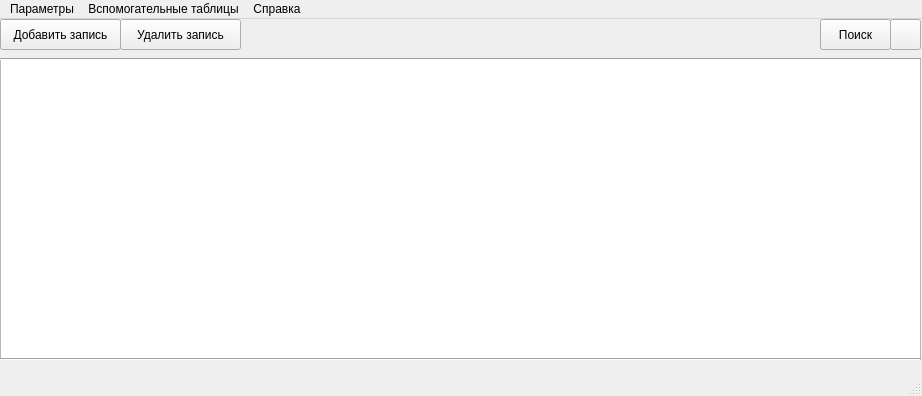
<?xml version="1.0" encoding="UTF-8"?>
<ui version="4.0">
 <class>MainWindow</class>
 <widget class="QMainWindow" name="MainWindow">
  <property name="geometry">
   <rect>
    <x>0</x>
    <y>0</y>
    <width>922</width>
    <height>396</height>
   </rect>
  </property>
  <property name="windowTitle">
   <string>Меню</string>
  </property>
  <property name="windowIcon">
   <iconset>
    <normaloff>../icons/database.png</normaloff>../icons/database.png</iconset>
  </property>
  <widget class="QWidget" name="centralwidget">
   <widget class="QTableView" name="tableView">
    <property name="geometry">
     <rect>
      <x>0</x>
      <y>40</y>
      <width>921</width>
      <height>301</height>
     </rect>
    </property>
   </widget>
   <widget class="QPushButton" name="add_button">
    <property name="geometry">
     <rect>
      <x>0</x>
      <y>0</y>
      <width>121</width>
      <height>31</height>
     </rect>
    </property>
    <property name="text">
     <string>Добавить запись</string>
    </property>
    <property name="icon">
     <iconset>
      <normaloff>../icons/add.png</normaloff>../icons/add.png</iconset>
    </property>
    <property name="iconSize">
     <size>
      <width>16</width>
      <height>16</height>
     </size>
    </property>
   </widget>
   <widget class="QPushButton" name="search_button">
    <property name="geometry">
     <rect>
      <x>820</x>
      <y>0</y>
      <width>71</width>
      <height>31</height>
     </rect>
    </property>
    <property name="text">
     <string>Поиск</string>
    </property>
    <property name="icon">
     <iconset>
      <normaloff>../icons/search.png</normaloff>../icons/search.png</iconset>
    </property>
    <property name="iconSize">
     <size>
      <width>16</width>
      <height>16</height>
     </size>
    </property>
   </widget>
   <widget class="QPushButton" name="delete_button">
    <property name="geometry">
     <rect>
      <x>120</x>
      <y>0</y>
      <width>121</width>
      <height>31</height>
     </rect>
    </property>
    <property name="text">
     <string>Удалить запись</string>
    </property>
    <property name="icon">
     <iconset>
      <normaloff>../icons/cancel.png</normaloff>../icons/cancel.png</iconset>
    </property>
    <property name="iconSize">
     <size>
      <width>16</width>
      <height>16</height>
     </size>
    </property>
   </widget>
   <widget class="Line" name="line">
    <property name="geometry">
     <rect>
      <x>0</x>
      <y>30</y>
      <width>921</width>
      <height>20</height>
     </rect>
    </property>
    <property name="orientation">
     <enum>Qt::Horizontal</enum>
    </property>
   </widget>
   <widget class="Line" name="line_2">
    <property name="geometry">
     <rect>
      <x>0</x>
      <y>330</y>
      <width>921</width>
      <height>20</height>
     </rect>
    </property>
    <property name="orientation">
     <enum>Qt::Horizontal</enum>
    </property>
   </widget>
   <widget class="QPushButton" name="refresh_button">
    <property name="geometry">
     <rect>
      <x>890</x>
      <y>0</y>
      <width>31</width>
      <height>31</height>
     </rect>
    </property>
    <property name="text">
     <string/>
    </property>
    <property name="icon">
     <iconset>
      <normaloff>../icons/refresh.png</normaloff>../icons/refresh.png</iconset>
    </property>
    <property name="iconSize">
     <size>
      <width>16</width>
      <height>16</height>
     </size>
    </property>
   </widget>
  </widget>
  <widget class="QMenuBar" name="menubar">
   <property name="geometry">
    <rect>
     <x>0</x>
     <y>0</y>
     <width>922</width>
     <height>21</height>
    </rect>
   </property>
   <widget class="QMenu" name="menu">
    <property name="title">
     <string>Параметры</string>
    </property>
    <widget class="QMenu" name="menu_2">
     <property name="title">
      <string>Тип база данных</string>
     </property>
     <widget class="QMenu" name="menuSQLite">
      <property name="title">
       <string>SQLite</string>
      </property>
      <addaction name="action_2"/>
      <addaction name="action_3"/>
     </widget>
     <widget class="QMenu" name="menuMariaDB">
      <property name="title">
       <string>MariaDB</string>
      </property>
      <addaction name="action_4"/>
     </widget>
     <addaction name="separator"/>
     <addaction name="menuSQLite"/>
     <addaction name="menuMariaDB"/>
    </widget>
    <addaction name="separator"/>
    <addaction name="menu_2"/>
   </widget>
   <widget class="QMenu" name="menu_3">
    <property name="title">
     <string>Вспомогательные таблицы</string>
    </property>
    <addaction name="actionStatuses"/>
    <addaction name="actionAirlines"/>
    <addaction name="actionAirports"/>
    <addaction name="actionAircraftTypes"/>
   </widget>
   <widget class="QMenu" name="menu_4">
    <property name="title">
     <string>Справка</string>
    </property>
    <addaction name="actionAbout"/>
   </widget>
   <addaction name="menu"/>
   <addaction name="menu_3"/>
   <addaction name="menu_4"/>
  </widget>
  <widget class="QStatusBar" name="statusbar"/>
  <action name="action">
   <property name="text">
    <string>О программе...</string>
   </property>
  </action>
  <action name="actionStatuses">
   <property name="text">
    <string>Статусы</string>
   </property>
  </action>
  <action name="actionAirlines">
   <property name="text">
    <string>Авиакомпании</string>
   </property>
  </action>
  <action name="actionAirports">
   <property name="text">
    <string>Аэропорты</string>
   </property>
  </action>
  <action name="about_program">
   <property name="text">
    <string>О программе</string>
   </property>
  </action>
  <action name="actionAircraftTypes">
   <property name="text">
    <string>Типы самолётов</string>
   </property>
  </action>
  <action name="actionAbout">
   <property name="text">
    <string>О программе</string>
   </property>
  </action>
  <action name="action_2">
   <property name="text">
    <string>Открыть...</string>
   </property>
  </action>
  <action name="action_3">
   <property name="text">
    <string>Открыть локальный</string>
   </property>
  </action>
  <action name="action_4">
   <property name="text">
    <string>Подключится</string>
   </property>
  </action>
 </widget>
 <resources/>
 <connections/>
</ui>
